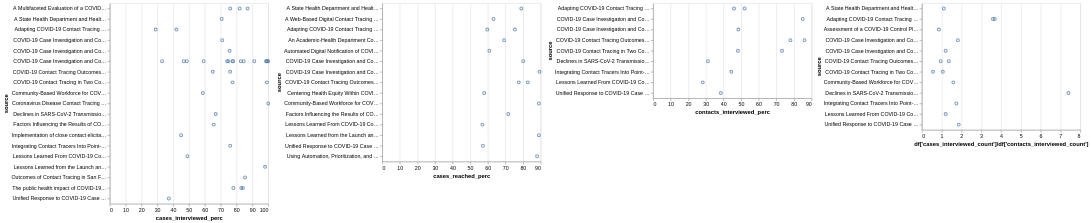

Notebook code for this chart:
### Code cell
# df['ratio_cases_contacts_intv_computed'] = df['cases_interviewed_count']/df['contacts_interviewed_count']
case = alt.Chart(df_non_stargel).mark_point().encode(
    alt.X("cases_interviewed_perc:Q"),
    alt.Y("source:N")
)
case1 = alt.Chart(df_non_stargel).mark_point().encode(
    alt.X("cases_reached_perc:Q"),
    alt.Y("source:N")
)
cont = alt.Chart(df_non_stargel).mark_point().encode(
    alt.X("contacts_interviewed_perc:Q"),
    alt.Y("source:N")
)
ratio = alt.Chart(df_non_stargel).mark_point().encode(
    alt.X("ratio_cases_contacts_intv_computed:Q",title="df['cases_interviewed_count']/df['contacts_interviewed_count']"),
    alt.Y("source:N")
)
alt.hconcat(case, case1, cont, ratio).properties(spacing=5)

### Figure 1 — Vega-Lite specification as saved in the notebook (floating-point values rounded to 4 significant figures; data arrays with more than 128 entries replaced by an {"elided": "..."} marker saying what was removed)
{"config": {"view": {"continuousWidth": 300, "continuousHeight": 300}}, "hconcat": [{"mark": {"type": "point"}, "encoding": {"x": {"field": "cases_interviewed_perc", "type": "quantitative"}, "y": {"field": "source", "type": "nominal"}}}, {"mark": {"type": "point"}, "encoding": {"x": {"field": "cases_reached_perc", "type": "quantitative"}, "y": {"field": "source", "type": "nominal"}}}, {"mark": {"type": "point"}, "encoding": {"x": {"field": "contacts_interviewed_perc", "type": "quantitative"}, "y": {"field": "source", "type": "nominal"}}}, {"mark": {"type": "point"}, "encoding": {"x": {"field": "ratio_cases_contacts_intv_computed", "title": "df['cases_interviewed_count']/df['contacts_interviewed_count']", "type": "quantitative"}, "y": {"field": "source", "type": "nominal"}}}], "data": {"name": "data-c214fbc07b6c33d011070d0c8296805a"}, "spacing": 5, "$schema": "https://vega.github.io/schema/vega-lite/v5.20.1.json", "datasets": {"data-c214fbc07b6c33d011070d0c8296805a": {"elided": "250 records"}}}
